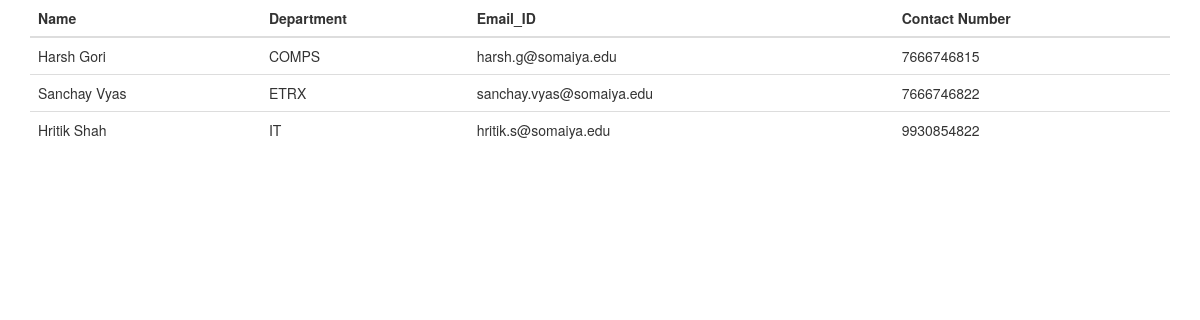
Page /adminLinks/staffList.php on the committed database.
### tables this page shows
CREATE TABLE `ProfessorTable` (
  `Name` varchar(32) NOT NULL,
  `Username` varchar(32) NOT NULL,
  `Qualification` varchar(32) NOT NULL,
  `Contact` varchar(12) NOT NULL,
  `Email` varchar(64) NOT NULL,
  `Department` varchar(10) NOT NULL,
  `Password` varchar(32) NOT NULL,
  `Picture` longblob NOT NULL
);

### adminLinks/staffList.php (the view, shortened to what this page needs)
<!DOCTYPE html>
<html lang="en" dir="ltr">
  <head>
    <link rel="stylesheet" href="https://maxcdn.bootstrapcdn.com/bootstrap/3.3.7/css/bootstrap.min.css">
  </head>
  <body>
    <div class="container">
      <table class="table" border="0">
        <thead>
          <tr>
            <th>Name </th>
            <th>Department</th>
            <th>Email_ID</th>
            <th>Contact Number</th>
          </tr>
        </thead>
        <tbody>
          <?php
          include 'connection.php';
          $sql = "SELECT Name, Department, Email, Contact FROM ProfessorTable ORDER BY Department";
          $query = mysqli_query($connect, $sql);
          while($row = mysqli_fetch_array($query)){
          ?>
              <tr>
                <td><?php echo $row['Name']?></td>
                <td><?php echo $row['Department']?></td>
                <td><?php echo $row['Email']?></td>
                <td><?php echo $row['Contact']?></td>
              </tr>
          <?php
          }
          ?>
        </tbody>
      </table>
    </div>
  </body>
</html>

### rows in the picture
professortable: Name "Harsh Gori", Department "COMPS", Email "harsh.g@somaiya.edu", Contact "7666746815"
professortable: Name "Sanchay Vyas", Department "ETRX", Email "sanchay.vyas@somaiya.edu", Contact "7666746822"
professortable: Name "Hritik Shah", Department "IT", Email "hritik.s@somaiya.edu", Contact "9930854822"
